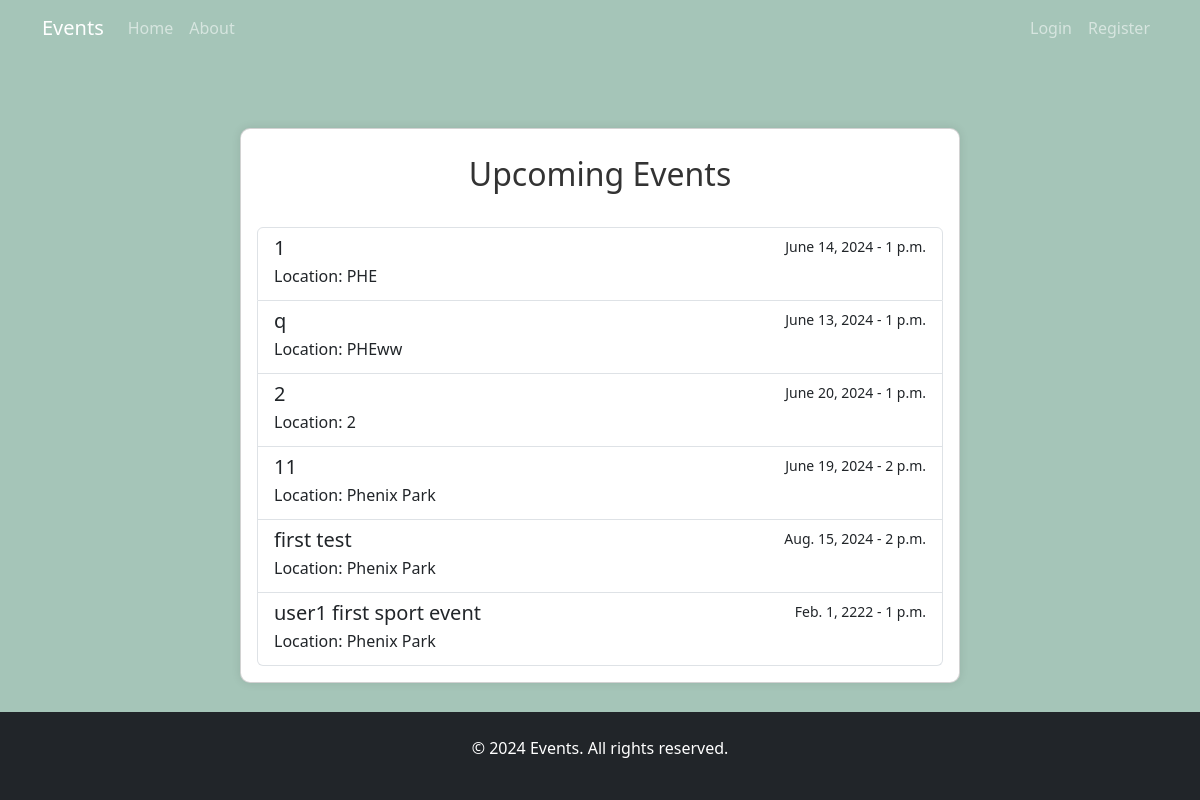
The page / on the database its author committed.
### event_social_network/models.py (models this page shows)
class Event(models.Model):
    title = models.CharField(max_length=255)
    description = models.TextField()
    date = models.DateField()
    time = models.TimeField()
    location = models.CharField(max_length=255)
    creator = models.ForeignKey(User, on_delete=models.CASCADE, related_name='created_events')
    attendees = models.ManyToManyField(User, related_name='attended_events', blank=True)

### event_social_network/views.py (the view)
# urls.py: path('', views.home, name='home'),
def home(request):
    events = Event.objects.all()
    return render(request, 'event_social_network/home.html', {'events': events})

### event_social_network/templates/event_social_network/home.html (shortened to what this page needs)
{% extends "event_social_network/base.html" %}
{% block content %}
    <div class="container">
        <div class="row">
            <div class="col-md-8 mx-auto">
                <div class="card mt-5">
                    <div class="card-body">
                        {% if events %}
                            <h2 class="card-title text-center mb-4">Upcoming Events</h2>
                            <div class="list-group">
                                {% for event in events %}
                                    <div class="list-group-item list-group-item-action">
                                        <div class="d-flex w-100 justify-content-between">
                                            <h5 class="mb-1">{{ event.title }}</h5>
                                            <small>{{ event.date }} - {{ event.time }}</small>
                                        </div>
                                        <p class="mb-1">Location: {{ event.location }}</p>
                                    </div>
                                {% empty %}
                                    <p class="text-center">No events found.</p>
                                {% endfor %}
                            </div>
                        {% else %}
                            <p class="text-center">No events found.</p>
                        {% endif %}
                    </div>
                </div>
            </div>
        </div>
    </div>
{% endblock %}

### event_social_network/templates/event_social_network/base.html (shortened to what this page needs)
{% load static %}
<!DOCTYPE html>
<html lang="en">
<head>
    <link href="https://cdn.jsdelivr.net/npm/bootstrap@5.3.3/dist/css/bootstrap.min.css" rel="stylesheet">
    <link rel="stylesheet" type="text/css" href="{% static 'event_social_network/main.css' %}">
</head>
<body class="my_style_body">
    <nav class="navbar navbar-expand-md navbar-dark ">
        <div class="container">
            <a class="navbar-brand" href="{% url 'home' %}">Events</a>
            <div class="collapse navbar-collapse" id="navbarNav">
                <ul class="navbar-nav me-auto">
                    <li class="nav-item">
                        <a class="nav-link" href="{% url 'home' %}">Home</a>
                    </li>
                    <li class="nav-item">
                        <a class="nav-link" href="{% url 'about' %}">About</a>
                    </li>
                </ul>
                <ul class="navbar-nav d-flex align-items-center">
                    {% if user.is_authenticated %}
                    <li class="nav-item">
                        <form action="{% url 'logout' %}" method="post" class="nav-link">
                            {% csrf_token %}
                            <button type="submit" class="btn btn-link nav-link">Logout</button>
                        </form>
                    </li>
                    <li class="nav-item">
                        <a class="nav-link" href="{% url 'user_profile' user.id %}">{{ user.username }}</a>
                    </li>
                    {% else %}
                    <li class="nav-item">
                        <a class="nav-link" href="{% url 'login' %}">Login</a>
                    </li>
                    <li class="nav-item">
                        <a class="nav-link" href="{% url 'register' %}">Register</a>
                    </li>
                    {% endif %}
                </ul>
            </div>
        </div>
    </nav>
    <div class="container mt-4 container-content">
        {% block content %}
        {% endblock %}
    </div>
    <footer class="bg-dark text-white py-4" id="my_class" >
        <div class="container text-center">
            <p>&copy; 2024 Events. All rights reserved.</p>
        </div>
    </footer>
</body>
</html>

### event_social_network/static/event_social_network/main.css (style rules this page uses)
* { margin: 0; padding: 0; box-sizing: border-box; }
.my_style_body { background-color: rgb(165, 197, 184); display: flex; flex-direction: column; min-height: 100vh; }
.container-content { flex: 1; }
.card { border-radius: 10px; box-shadow: 0px 0px 10px 0px rgba(0, 0, 0, 0.1); }
.card-title { color: #333; padding: 10px; }

### rows shown on the page
Event: title "1", date "June 14, 2024", time "1 p.m.", location "PHE"
Event: title "q", date "June 13, 2024", time "1 p.m.", location "PHEww"
Event: title "2", date "June 20, 2024", time "1 p.m.", location "2"
Event: title "11", date "June 19, 2024", time "2 p.m.", location "Phenix Park"
Event: title "first test", date "Aug. 15, 2024", time "2 p.m.", location "Phenix Park"
Event: title "user1 first sport event", date "Feb. 1, 2222", time "1 p.m.", location "Phenix Park"
